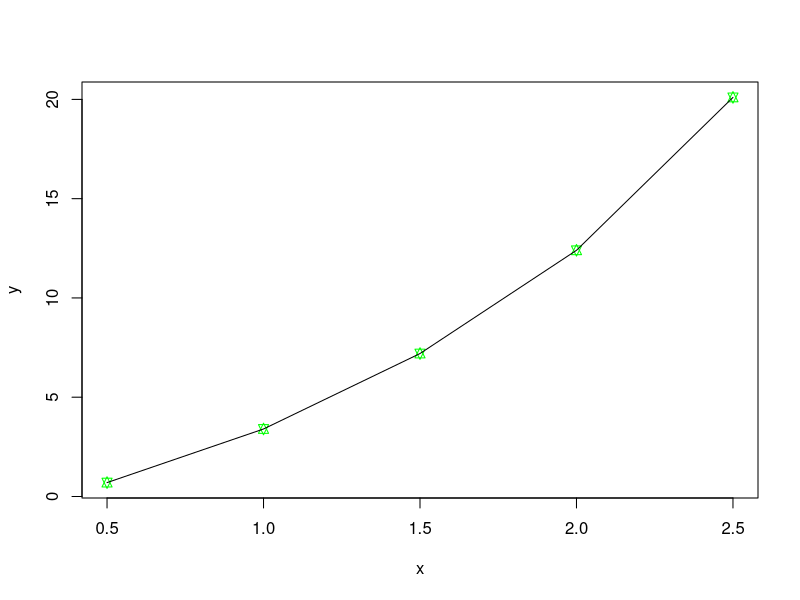

The R script that drew this image:
# Example of how to plot points inside of R

#Sample Data Points Assigned to Two Variables
x <- c(.5, 1, 1.5, 2, 2.5)
y <- c(.7, 3.4, 7.2, 12.4, 20.1)

#Plot Function, (Note: pch refers to the type of dot formed)
plot(x, y, pch = 11, col = "Green")
lines(x,y)
